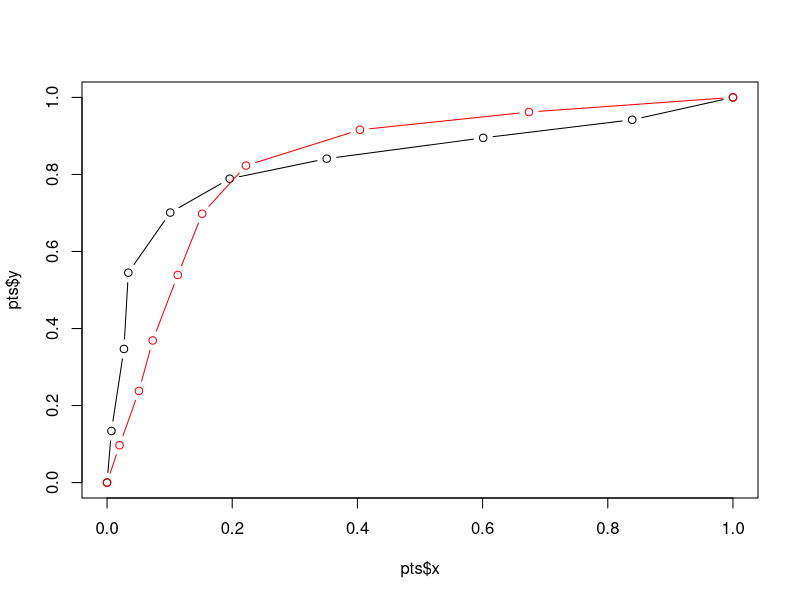
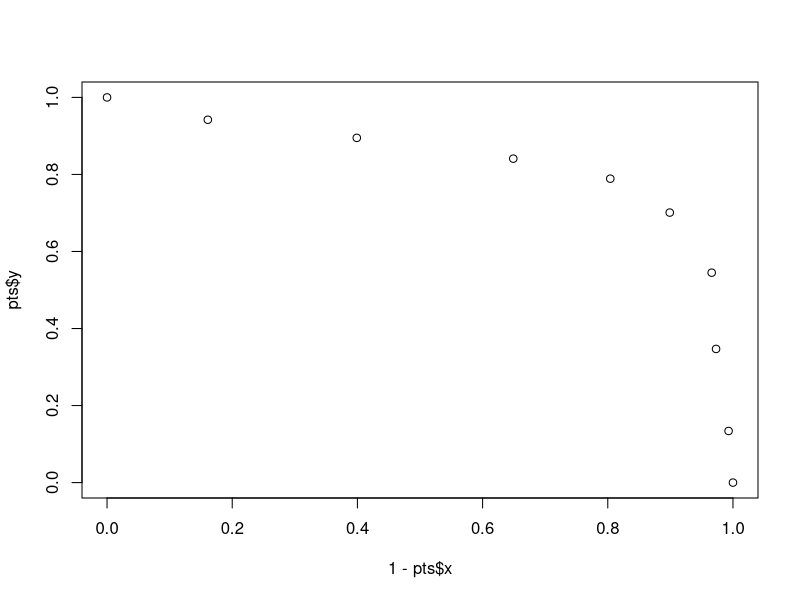
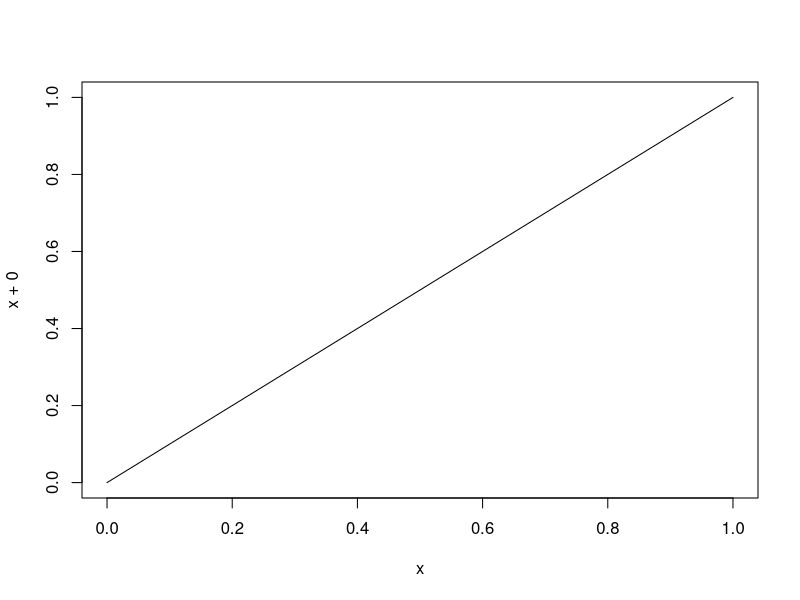
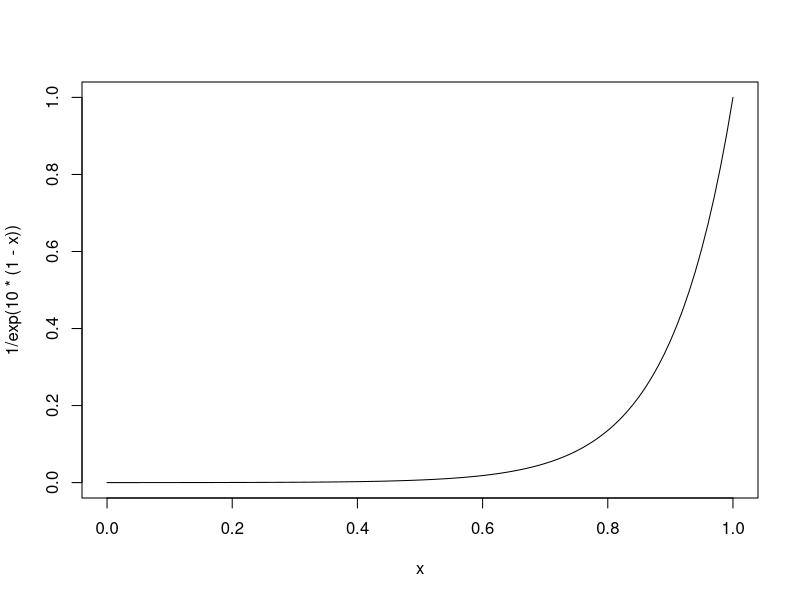

Write R code to recreate these figures, in order.
# plot(c(0, 1), c(0, 1))
# bigstatsr::pasteLoc(8)

pts <- list(x = c(0, 0.007, 0.027, 0.034, 0.101, 0.196, 0.351, 0.601, 0.839, 1), 
            y = c(0, 0.134, 0.347, 0.545, 0.701, 0.789, 0.841, 0.895, 0.942, 1))
plot(pts, type = "b")
pts2 <- list(x = c(0, 0.02, 0.051, 0.073, 0.113, 0.152, 0.222, 0.404, 0.674, 1), 
             y = c(0, 0.097, 0.238, 0.369, 0.539, 0.698, 0.823, 0.916, 0.962, 1))
points(pts2, col = "red", type = "b")

f1 <- function(pts) {
  w <- diff(pts$x)
  h <- pts$y[-length(pts$y)] + diff(pts$y) / 2 
  drop(crossprod(h, w))
}
f1(pts)
f1(pts2)


f2 <- function(pts) {
  x <- pts$x
  y <- pts$y
  ind <- seq_len(length(x) - 1)
  parts <- sapply(ind, function(i) {
    d <- 1 - x[[i]]
    c <- 1 - x[[i + 1]]
    a <- y[[i]]
    b <- y[[i + 1]]
    (b - a) * (d^2 + c * d + c^2) / 3 + (a * d - b * c) * (d + c) / 2
  })
  sum(parts) * 2
}

f2(pts)
f2(pts2)

plot(1 - pts$x, pts$y)
curve(x + 0)
curve(1 / exp(10*(1-x)))
